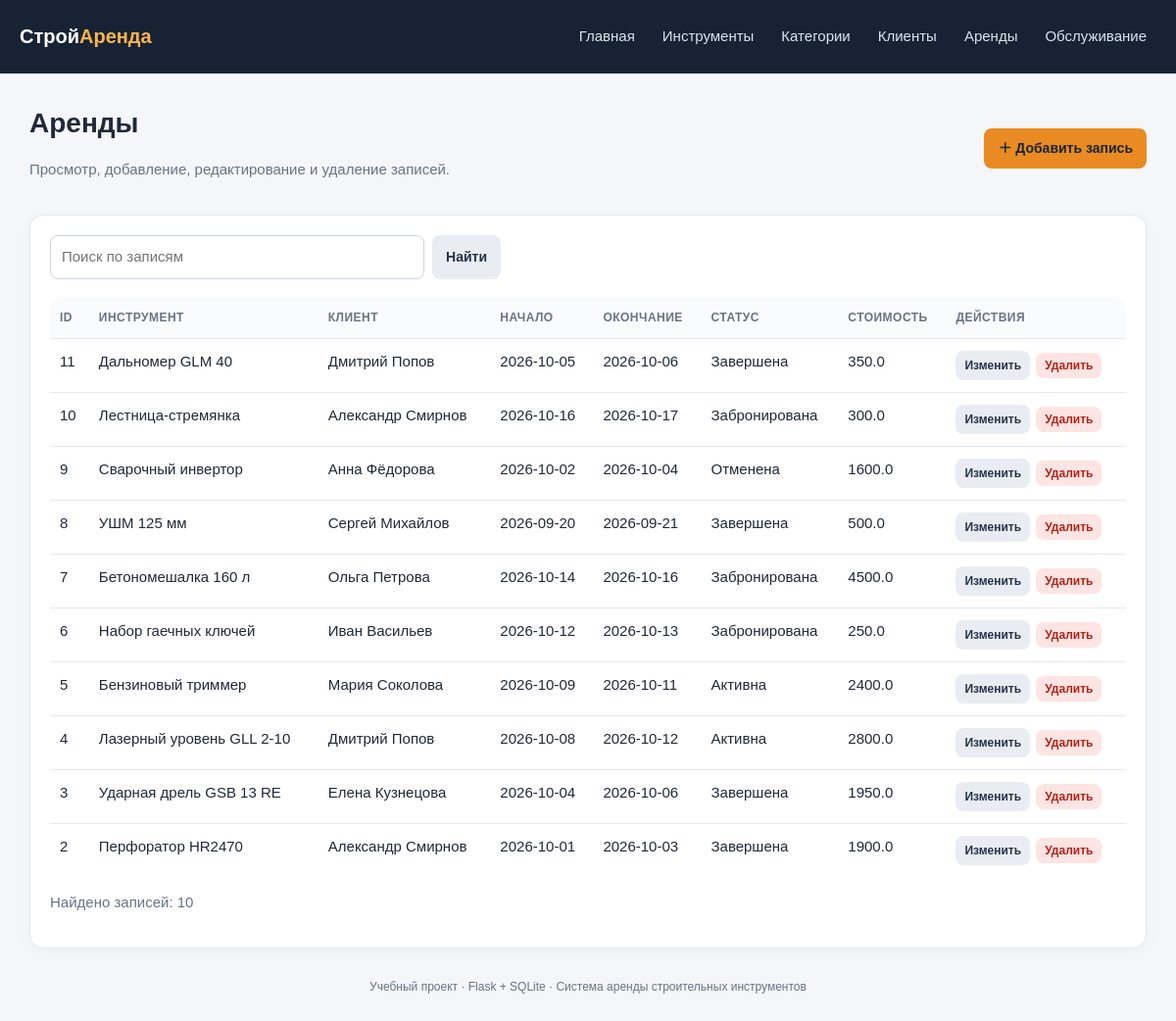
The page /rentals on the database its author committed.
### tables this page shows
CREATE TABLE rentals (
    id INTEGER PRIMARY KEY AUTOINCREMENT,
    tool_id INTEGER NOT NULL REFERENCES tools(id) ON DELETE RESTRICT,
    customer_id INTEGER NOT NULL REFERENCES customers(id) ON DELETE RESTRICT,
    start_date TEXT NOT NULL,
    end_date TEXT NOT NULL,
    status TEXT NOT NULL DEFAULT 'Забронирована',
    total_price REAL NOT NULL CHECK(total_price >= 0),
    notes TEXT NOT NULL DEFAULT '',
    CHECK(end_date >= start_date)
);

CREATE TABLE tools (
    id INTEGER PRIMARY KEY AUTOINCREMENT,
    name TEXT NOT NULL,
    brand TEXT NOT NULL DEFAULT '',
    serial_number TEXT NOT NULL DEFAULT '',
    category_id INTEGER NOT NULL REFERENCES categories(id) ON DELETE RESTRICT,
    daily_rate REAL NOT NULL CHECK(daily_rate >= 0),
    condition TEXT NOT NULL DEFAULT 'Хорошее',
    available INTEGER NOT NULL DEFAULT 1,
    description TEXT NOT NULL DEFAULT ''
);

CREATE TABLE customers (
    id INTEGER PRIMARY KEY AUTOINCREMENT,
    full_name TEXT NOT NULL,
    phone TEXT NOT NULL,
    email TEXT NOT NULL DEFAULT '',
    document_number TEXT NOT NULL DEFAULT ''
);

### app.py (the view)
@app.route("/<entity>")
def list_records(entity):
    config = entity_or_404(entity)
    search = request.args.get("q", "")
    rows = list_sql(entity, search)
    return render_template("list.html", entity=entity, config=config, rows=rows,
                           search=search, columns=config["columns"])

### app.py (called while the page is built)
def get_db():
    db_path = Path(app.config["DATABASE"])
    db_path.parent.mkdir(parents=True, exist_ok=True)
    conn = sqlite3.connect(db_path)
    conn.row_factory = sqlite3.Row
    conn.execute("PRAGMA foreign_keys = ON")
    return conn

def entity_or_404(entity):
    if entity not in ENTITIES:
        abort(404)
    return ENTITIES[entity]

### templates/list.html (shortened to what this page needs)
{% extends "base.html" %}
{% block content %}
<div class="page-head"><div><h1>{{ config.title }}</h1><p class="muted">Просмотр, добавление, редактирование и удаление записей.</p></div><a class="btn" href="{{ url_for('create_record', entity=entity) }}">＋ Добавить запись</a></div>
<div class="panel">
  <form class="search" method="get"><input name="q" value="{{ search }}" placeholder="Поиск по записям"><button class="btn secondary" type="submit">Найти</button></form>
  <div class="table-wrap" style="margin-top:18px">
    <table><thead><tr><th>ID</th>{% for key, label in columns %}<th>{{ label }}</th>{% endfor %}<th>Действия</th></tr></thead><tbody>
    {% for row in rows %}<tr><td>{{ row.id }}</td>{% for key, label in columns %}<td>{{ row[key] if row[key] is not none else '' }}</td>{% endfor %}<td><div class="actions"><a class="btn secondary small" href="{{ url_for('edit_record', entity=entity, record_id=row.id) }}">Изменить</a><form class="inline" method="post" action="{{ url_for('delete_record', entity=entity, record_id=row.id) }}" onsubmit="return confirm('Удалить эту запись?');"><button class="btn danger small" type="submit">Удалить</button></form></div></td></tr>
    {% else %}<tr><td colspan="{{ columns|length + 2 }}" class="empty">Записи не найдены.</td></tr>{% endfor %}
    </tbody></table>
  </div>
  <p class="muted">Найдено записей: {{ rows|length }}</p>
</div>
{% endblock %}

### static/style.css (style rules this page uses)
:root { --bg: #f4f6f9; --panel: #ffffff; --text: #202938; --muted: #687386; --accent: #e98b22; --line: #e3e8ef; --danger: #b42318; }
* { box-sizing: border-box; }
body { margin: 0; background: var(--bg); color: var(--text); font: 15px/1.5 Arial, Helvetica, sans-serif; }
.page-head { display: flex; align-items: center; justify-content: space-between; gap: 15px; flex-wrap: wrap; margin-bottom: 20px; }
h1 { margin: 0; font-size: 28px; }
.muted { color: var(--muted); }
.btn { display: inline-block; border: 0; border-radius: 8px; padding: 10px 14px; background: var(--accent); color: #1c2632; text-decoration: none; font-weight: 700; cursor: pointer; font-size: 14px; transition: filter 0.15s ease, transform 0.15s ease; }
.btn.secondary { background: #e9edf3; color: #273449; }
.btn.danger { background: #fee4e2; color: var(--danger); }
.btn.small { padding: 6px 9px; font-size: 12px; }
.panel { background: var(--panel); border: 1px solid var(--line); border-radius: 14px; padding: 20px; box-shadow: 0 4px 16px #17233408; }
.table-wrap { overflow-x: auto; border-radius: 10px; }
table { width: 100%; border-collapse: collapse; background: #ffffff; }
th, td { text-align: left; padding: 12px 10px; border-bottom: 1px solid var(--line); vertical-align: top; }
th { font-size: 12px; text-transform: uppercase; letter-spacing: 0.04em; color: var(--muted); background: #fafbfd; }
tr:last-child td { border-bottom: 0; }
.actions { display: flex; gap: 6px; align-items: center; flex-wrap: wrap; }
.inline { display: inline; }
.search { display: flex; gap: 8px; max-width: 460px; }
.search input { flex: 1; min-width: 0; }
input, select, textarea { width: 100%; border: 1px solid #cbd3df; border-radius: 8px; padding: 10px 11px; background: #ffffff; color: var(--text); font: inherit; }

### templates/base.html (style rules this page uses)
:root { --bg:#f4f6f9;--panel:#fff;--text:#202938;--muted:#687386;--accent:#e98b22;--line:#e3e8ef;--danger:#b42318 }
* { box-sizing:border-box }
body { margin:0;background:var(--bg);color:var(--text);font:15px/1.5 Arial,Helvetica,sans-serif }
.page-head { display:flex;align-items:center;justify-content:space-between;gap:15px;flex-wrap:wrap;margin-bottom:20px }
h1 { margin:0;font-size:28px }
.muted { color:var(--muted) }
.btn { display:inline-block;border:0;border-radius:8px;padding:10px 14px;background:var(--accent);color:#1c2632;text-decoration:none;font-weight:700;cursor:pointer;font-size:14px }
.btn.secondary { background:#e9edf3;color:#273449 }
.btn.danger { background:#fee4e2;color:var(--danger) }
.btn.small { padding:6px 9px;font-size:12px }
.panel { background:var(--panel);border:1px solid var(--line);border-radius:14px;padding:20px;box-shadow:0 4px 16px #17233408 }
.table-wrap { overflow-x:auto }
table { width:100%;border-collapse:collapse;background:white }
th,td { text-align:left;padding:12px 10px;border-bottom:1px solid var(--line);vertical-align:top }
th { font-size:12px;text-transform:uppercase;letter-spacing:.04em;color:var(--muted);background:#fafbfd }
tr:last-child td { border-bottom:0 }
.actions { display:flex;gap:6px;align-items:center;flex-wrap:wrap }
.inline { display:inline }
.search { display:flex;gap:8px;max-width:460px }
.search input { flex:1 }
input,select,textarea { width:100%;border:1px solid #cbd3df;border-radius:8px;padding:10px 11px;background:white;color:var(--text);font:inherit }

### rows shown on the page
rentals: id "11", name "Дальномер GLM 40" "Дмитрий Попов" "2026-10-05" "2026-10-06" "Завершена" "350.0"
rentals: id "10", name "Лестница-стремянка" "Александр Смирнов" "2026-10-16" "2026-10-17" "Забронирована" "300.0"
rentals: id "9", name "Сварочный инвертор" "Анна Фёдорова" "2026-10-02" "2026-10-04" "Отменена" "1600.0"
rentals: id "8", name "УШМ 125 мм" "Сергей Михайлов" "2026-09-20" "2026-09-21" "Завершена" "500.0"
rentals: id "7", name "Бетономешалка 160 л" "Ольга Петрова" "2026-10-14" "2026-10-16" "Забронирована" "4500.0"
rentals: id "6", name "Набор гаечных ключей" "Иван Васильев" "2026-10-12" "2026-10-13" "Забронирована" "250.0"
rentals: id "5", name "Бензиновый триммер" "Мария Соколова" "2026-10-09" "2026-10-11" "Активна" "2400.0"
rentals: id "4", name "Лазерный уровень GLL 2-10" "Дмитрий Попов" "2026-10-08" "2026-10-12" "Активна" "2800.0"
rentals: id "3", name "Ударная дрель GSB 13 RE" "Елена Кузнецова" "2026-10-04" "2026-10-06" "Завершена" "1950.0"
rentals: id "2", name "Перфоратор HR2470" "Александр Смирнов" "2026-10-01" "2026-10-03" "Завершена" "1900.0"

### other values the page prints
{{ config.title }} "Аренды"
{{ label }} "ИНСТРУМЕНТ" "КЛИЕНТ" "НАЧАЛО" "ОКОНЧАНИЕ" "СТАТУС" "СТОИМОСТЬ"
{{ rows|length }} "10"
